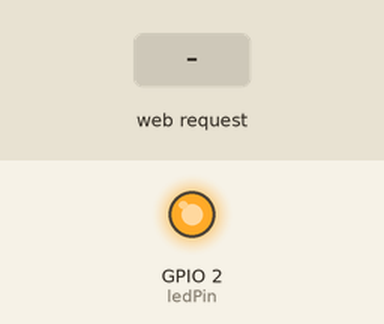
This sketch was run on a simulated ESP8266 (NodeMCU). Parts: output pins drawn as LEDs (lit = HIGH). The inputs (shaded band) are chosen by the test bench. WiFi joins after 1.5 s; servers stay silent unless stated; what the sketch prints to the serial monitor is not drawn.

Above: at 2.7 s.
2.8 s: HTTP request GET /LED=ON received
At 3.5 s:
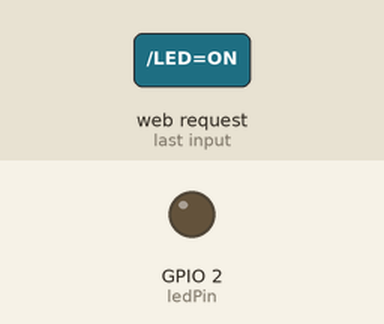
4.3 s: HTTP request GET /LED=OFF received
At 4.6 s:
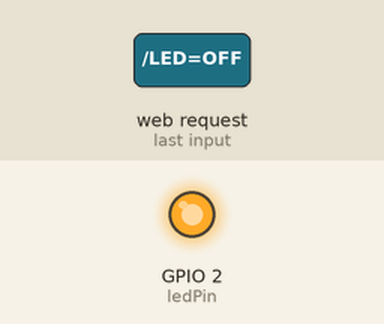
Timing chart, 0 to 7.3 s (numbered marks = the images above; inputs shaded):
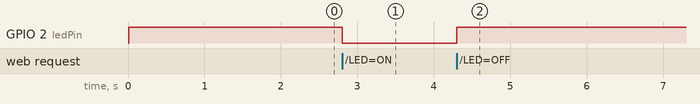

The sketch:

ESP8266.ino
```cpp
#include <ESP8266WiFi.h>
// Base code via https://www.instructables.com/id/Quick-Start-to-Nodemcu-ESP8266-on-Arduino-IDE/

#define ledPin BUILTIN_LED

// Note builtin treats HIGH as off & reverse
#if ledPin == BUILTIN_LED
  #define ON  LOW
  #define OFF HIGH
#else
  #define ON  HIGH
  #define OFF LOW
#endif


const char* ssid = "GentriFi";
const char* password = "Yeezy2020";


WiFiServer server(80);

void setup() {
  Serial.begin(115200);
  delay(10);

  pinMode(ledPin, OUTPUT);
  digitalWrite(ledPin, OFF);

  // Connect to WiFi network
  Serial.println();
  Serial.println();
  Serial.print("Connecting to ");
  Serial.println(ssid);

  WiFi.begin(ssid, password);

  while (WiFi.status() != WL_CONNECTED) {
    delay(500);
    Serial.print(".");
  }
  Serial.println("");
  Serial.println("WiFi connected");
  Serial1.println("WIFI READY");

  // Start the server
  server.begin();
  Serial.println("Server started");

  // Print the IP address
  Serial.print("Use this URL to connect: ");
  Serial.print("http://");
  Serial.print(WiFi.localIP());
  Serial.println("/");

}

void loop() {
  // Check if a client has connected
  WiFiClient client = server.available();
  if (!client) {
    return;
  }

  // Wait until the client sends some data
  Serial.println("new client");
  while(!client.available()){
    delay(1);
  }

  // Read the first line of the request
  String request = client.readStringUntil('\r');
  Serial.println(request);
  client.flush();

  // Match the request

  int value = OFF;
  if (request.indexOf("/LED=ON") != -1)  {
    digitalWrite(ledPin, ON);
    value = ON;
  }
  if (request.indexOf("/LED=OFF") != -1)  {
    digitalWrite(ledPin, OFF);
    value = OFF;
  }

  if (request.indexOf("/bitcrush") != -1) {
    Serial.println("b");
  }

  // Set ledPin according to the request
  // digitalWrite(ledPin, value);

  // Return the response
  client.println("HTTP/1.1 200 OK");
  client.println("Content-Type: text/html");
  client.println(""); //  do not forget this one

  client.println("<!DOCTYPE HTML>");
  client.println("<html><head><meta charset='utf-8'><meta http-equiv='X-UA-Compatible' content='IE=edge'>");
  client.println("<meta name='viewport' content='width=device-width, initial-scale=1'>"); // uses lit 🔥 css framework
  client.println("<link rel=\"stylesheet\" href=\"https://cdn.jsdelivr.net/npm/@ajusa/lit@latest/dist/lit.css\" />");
  client.println("</head><body class='c'>");
  // end </head>

  client.print("Led pin is now: ");

  if(value == ON) {
    client.print("On");
  } else {
    client.print("Off");
  }
  client.println("<br><br>");
  client.println("<a href=\"/LED=ON\"\"><button class='btn'>Turn On </button></a>");
  client.println("<a href=\"/LED=OFF\"\"><button class='btn'>Turn Off </button></a><br />");
  client.println("</body></html>");

  delay(1);
  Serial.println("Client disonnected");
  Serial.println("");

}

// #include <ESP8266WiFi.h>
// #include <WiFiClient.h>
// #include <ESP8266WebServer.h>
// #include <WebSocketsServer.h>
// #include <Hash.h>

// // Replace with your network credentials
// const char *ssid = "ConcordiaUniversity";
// const char *password = "<YOUR WIFI PASSWORD>";

// WebSocketsServer webSocket = WebSocketsServer(81);
// ESP8266WebServer server(80); // instantiate server at port 80 (http port)

// String page = "";
// int LEDPin = LED_BUILTIN;

// void setup(void)
// {
//   //the HTML of the web page
//   page = "<h1>Simple NodeMCU Web Server</h1><p><a href=\"LEDOn\"><button>ON</button></a>&nbsp;<a href=\"LEDOff\"><button>OFF</button></a></p>";
//   //make the LED pin output and initially turned off
//   pinMode(LEDPin, OUTPUT);
//   digitalWrite(LEDPin, LOW);

//   delay(1000);

//   Serial.begin(115200);
//   WiFi.begin(ssid, password); // begin WiFi connection
//   Serial.println("");

//   // Wait for connection
//   while (WiFi.status() != WL_CONNECTED)
//   {
//     delay(500);
//     Serial.print(".");
//   }

//   Serial.println("");
//   Serial.print("Connected to ");
//   Serial.println(ssid);
//   Serial.print("IP address: ");
//   Serial.println(WiFi.localIP());

//   server.on("/", []() {
//     server.send(200, "text/html", page);
//   });

//   server.on("/LEDOn", []() {
//     server.send(200, "text/html", page);
//     digitalWrite(LEDPin, HIGH);
//     delay(1000);
//   });

//   server.on("/LEDOff", []() {
//     server.send(200, "text/html", page);
//     digitalWrite(LEDPin, LOW);
//     delay(1000);
//   });

//   server.begin();
//   webSocket.begin();
//   webSocket.onEvent(webSocketEvent);

//   Serial.println("Web server started!");
// }

// void loop(void)
// {
//   webSocket.loop();
//   server.handleClient();
//   if (Serial.available() > 0)
//   {
//     char c[] = {(char)Serial.read()};
//     webSocket.broadcastTXT(c, sizeof(c));
//   }
// }

// void webSocketEvent(uint8_t num, WStype_t type, uint8_t *payload, size_t length)
// {
//   if (type == WStype_TEXT)
//   {
//     for (int i = 0; i < length; i++)
//       Serial.print((char)payload[i]);
//     Serial.println();
//   }
// }
```

Measured:
- after the input at 2.8 s, GPIO 2 (ledPin): HIGH → LOW at once
- after the input at 4.3 s, GPIO 2 (ledPin): LOW → HIGH at once
